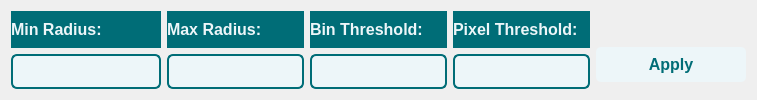
             <widget class="QWidget" name="hough_circle_page">
              <layout class="QHBoxLayout" name="horizontalLayout_6">
               <item>
                <layout class="QVBoxLayout" name="verticalLayout_19">
                 <item>
                  <widget class="QLabel" name="label_14">
                   <property name="minimumSize">
                    <size>
                     <width>150</width>
                     <height>0</height>
                    </size>
                   </property>
                   <property name="maximumSize">
                    <size>
                     <width>150</width>
                     <height>16777215</height>
                    </size>
                   </property>
                   <property name="styleSheet">
                    <string notr="true">background-color: #006d77;
color:#edf6f9;
font-size: 16px;
font-weight:500;</string>
                   </property>
                   <property name="text">
                    <string>Min Radius:</string>
                   </property>
                  </widget>
                 </item>
                 <item>
                  <widget class="QLineEdit" name="circle_min_radius">
                   <property name="minimumSize">
                    <size>
                     <width>0</width>
                     <height>35</height>
                    </size>
                   </property>
                   <property name="maximumSize">
                    <size>
                     <width>16777215</width>
                     <height>35</height>
                    </size>
                   </property>
                   <property name="styleSheet">
                    <string notr="true">
    QLineEdit {
        background-color: #edf6f9;
        color: #000000;
        border: 2px solid #006d77;
        border-radius: 6px;
        padding: 5px;
        font-size: 14px;
    }
    QLineEdit:focus {
        border: 2px solid #83c5be;
        background-color: #ffffff;
    }
</string>
                   </property>
                  </widget>
                 </item>
                </layout>
               </item>
               <item>
                <layout class="QVBoxLayout" name="verticalLayout_20">
                 <item>
                  <widget class="QLabel" name="label_15">
                   <property name="maximumSize">
                    <size>
                     <width>150</width>
                     <height>16777215</height>
                    </size>
                   </property>
                   <property name="styleSheet">
                    <string notr="true">background-color: #006d77;
color:#edf6f9;
font-size: 16px;
font-weight:500;</string>
                   </property>
                   <property name="text">
                    <string>Max Radius:</string>
                   </property>
                  </widget>
                 </item>
                 <item>
                  <widget class="QLineEdit" name="circle_max_radius">
                   <property name="minimumSize">
                    <size>
                     <width>0</width>
                     <height>35</height>
                    </size>
                   </property>
                   <property name="maximumSize">
                    <size>
                     <width>16777215</width>
                     <height>16777215</height>
                    </size>
                   </property>
                   <property name="styleSheet">
                    <string notr="true">
    QLineEdit {
        background-color: #edf6f9;
        color: #000000;
        border: 2px solid #006d77;
        border-radius: 6px;
        padding: 5px;
        font-size: 14px;
    }
    QLineEdit:focus {
        border: 2px solid #83c5be;
        background-color: #ffffff;
    }
</string>
                   </property>
                  </widget>
                 </item>
                </layout>
               </item>
               <item>
                <layout class="QVBoxLayout" name="verticalLayout_21">
                 <item>
                  <widget class="QLabel" name="label_16">
                   <property name="maximumSize">
                    <size>
                     <width>150</width>
                     <height>16777215</height>
                    </size>
                   </property>
                   <property name="styleSheet">
                    <string notr="true">background-color: #006d77;
color:#edf6f9;
font-size: 16px;
font-weight:500;</string>
                   </property>
                   <property name="text">
                    <string>Bin Threshold:</string>
                   </property>
                  </widget>
                 </item>
                 <item>
                  <widget class="QLineEdit" name="circle_bin_threshold">
                   <property name="minimumSize">
                    <size>
                     <width>0</width>
                     <height>35</height>
                    </size>
                   </property>
                   <property name="maximumSize">
                    <size>
                     <width>16777215</width>
                     <height>16777215</height>
                    </size>
                   </property>
                   <property name="styleSheet">
                    <string notr="true">
    QLineEdit {
        background-color: #edf6f9;
        color: #000000;
        border: 2px solid #006d77;
        border-radius: 6px;
        padding: 5px;
        font-size: 14px;
    }
    QLineEdit:focus {
        border: 2px solid #83c5be;
        background-color: #ffffff;
    }
</string>
                   </property>
                  </widget>
                 </item>
                </layout>
               </item>
               <item>
                <layout class="QVBoxLayout" name="verticalLayout_22">
                 <item>
                  <widget class="QLabel" name="label_17">
                   <property name="styleSheet">
                    <string notr="true">background-color: #006d77;
color:#edf6f9;
font-size: 16px;
font-weight:500;</string>
                   </property>
                   <property name="text">
                    <string>Pixel Threshold:</string>
                   </property>
                  </widget>
                 </item>
                 <item>
                  <widget class="QLineEdit" name="pixel_threshold">
                   <property name="minimumSize">
                    <size>
                     <width>0</width>
                     <height>35</height>
                    </size>
                   </property>
                   <property name="maximumSize">
                    <size>
                     <width>16777215</width>
                     <height>16777215</height>
                    </size>
                   </property>
                   <property name="styleSheet">
                    <string notr="true">
    QLineEdit {
        background-color: #edf6f9;
        color: #000000;
        border: 2px solid #006d77;
        border-radius: 6px;
        padding: 5px;
        font-size: 14px;
    }
    QLineEdit:focus {
        border: 2px solid #83c5be;
        background-color: #ffffff;
    }
</string>
                   </property>
                  </widget>
                 </item>
                </layout>
               </item>
               <item>
                <layout class="QVBoxLayout" name="verticalLayout_23">
                 <property name="topMargin">
                  <number>30</number>
                 </property>
                 <item>
                  <widget class="QPushButton" name="circle_apply_button">
                   <property name="minimumSize">
                    <size>
                     <width>150</width>
                     <height>33</height>
                    </size>
                   </property>
                   <property name="maximumSize">
                    <size>
                     <width>200</width>
                     <height>35</height>
                    </size>
                   </property>
                   <property name="styleSheet">
                    <string notr="true">background-color:#edf6f9;
border-radius: 5px;
color:#006d77;
font-size: 16px;
font-weight:500;</string>
                   </property>
                   <property name="text">
                    <string>Apply</string>
                   </property>
                  </widget>
                 </item>
                </layout>
               </item>
              </layout>
             </widget>
